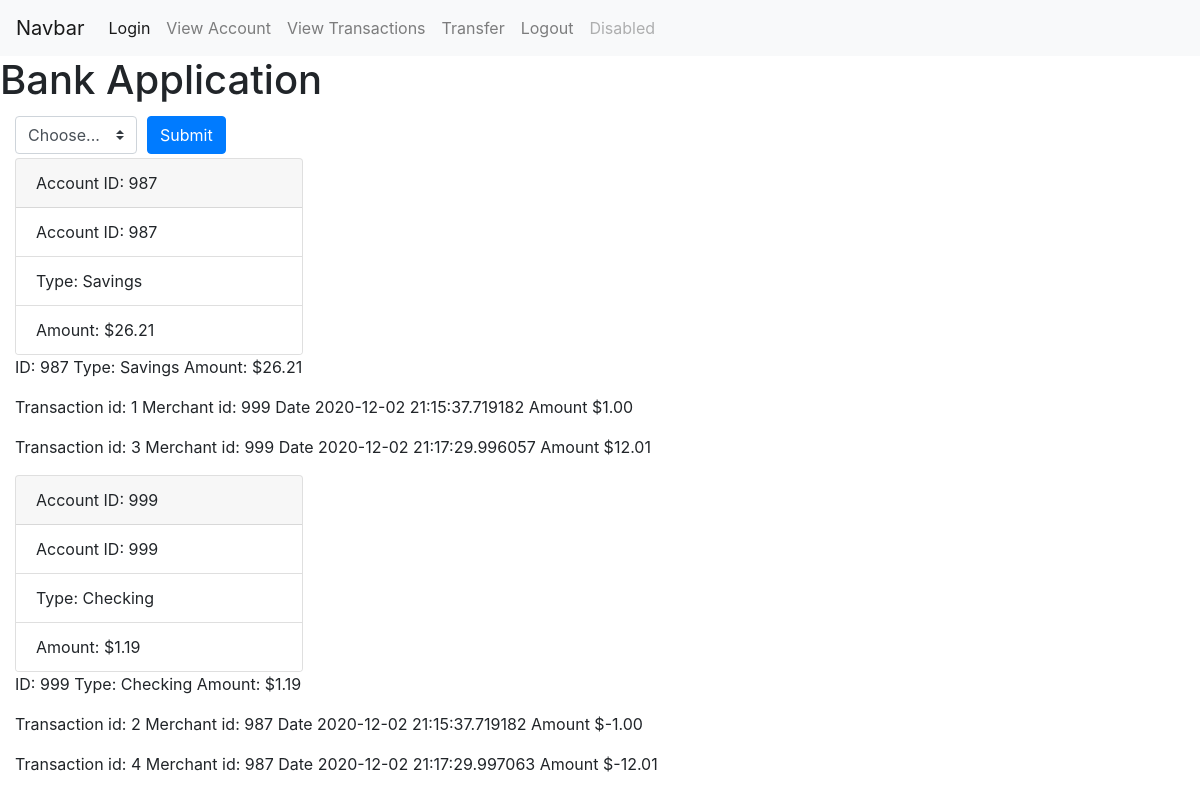
Page /view (signed in) on the earlier database version.
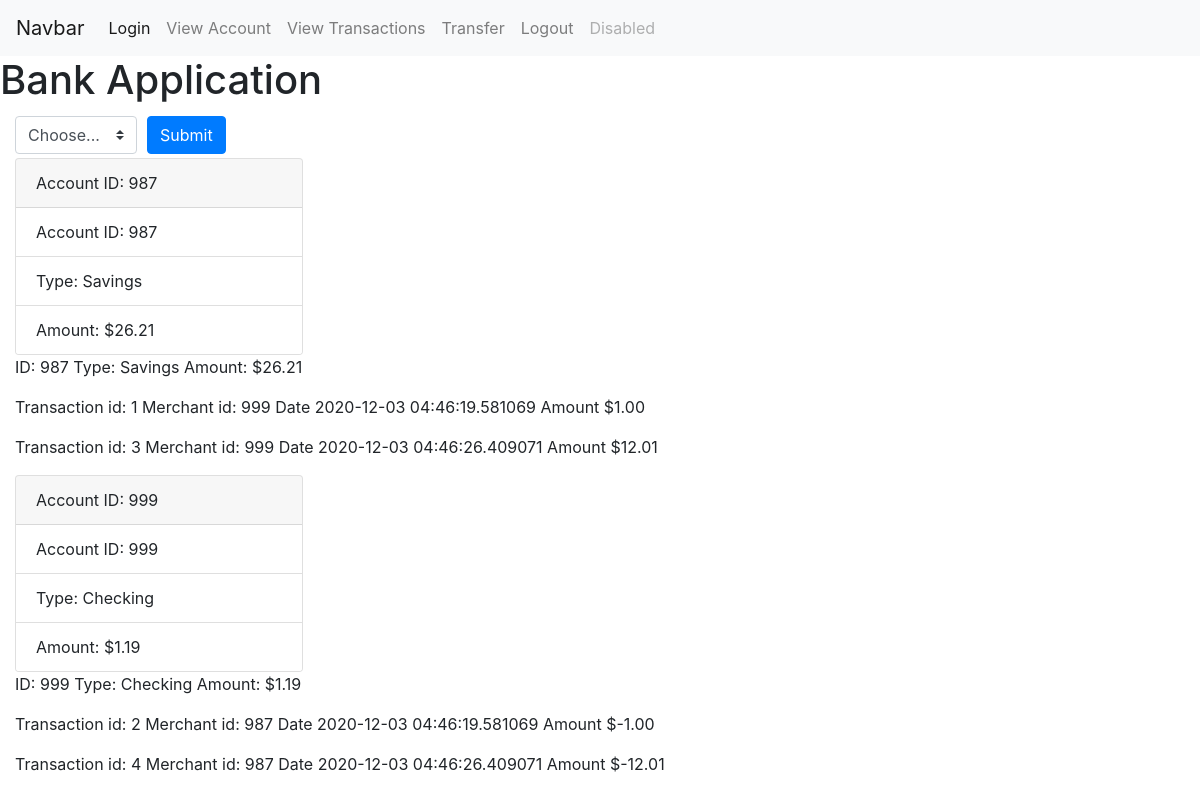
Same page on the later database version.
### bankapp/customers.py (models this page shows, shortened)
class Account(db.Model):
	_id = db.Column("id", db.Integer, primary_key=True)
	bank_id = db.Column("number", db.Integer, unique=True)
	amount = db.Column("amount", db.Numeric(scale=2))
	account_type = db.Column("type", db.String(10))
	transactions = db.relationship("Transaction", backref="receiver", lazy=True)
	owner_id = db.Column(db.Integer, db.ForeignKey("customers.id"), nullable=False)

class Transaction(db.Model):
	_id = db.Column("id", db.Integer, primary_key=True)
	merchant_id = db.Column("merchant", db.Integer)
	amount = db.Column("transfer_amount", db.Numeric(scale=2))
	date_sent = db.Column(db.DateTime, default=datetime.utcnow)
	receiver_id = db.Column(db.Integer, db.ForeignKey("account.id"), nullable=False)

### bankapp/routes.py (the view)
@app.route("/view", methods=["POST", "GET"])
def view():
	if ("user" in session):
		user = session["user"]
		if request.method == "POST":
			account_to_get = request.form["account_select"]#.get("account_select")
			session["account"]=account_to_get
			return redirect(url_for("view_transactions"))
		else:
			customer_to_view = customers.query.filter_by(name=user).first()
			accounts_to_view = Account.query.filter_by(owner=customer_to_view)
			sorted_accounts = accounts_to_view.order_by(Account.bank_id.asc())
			today = datetime.now()
		return render_template("view.html", acs=sorted_accounts, day="today")
	return redirect(url_for("login"))

### bankapp/templates/view.html (shortened to what this page needs)
{% extends "base.html" %}
{% block content%}
	<form action = "#" method="post">
	  <div class="form-row align-items-center">
	    <div class="col-auto my-1">
	      <select class="custom-select mr-sm-2" id="inlineFormCustomSelect" name="account_select">
	        <option selected>Choose...</option>
	      </select>
	    </div>
	    <div class="col-auto my-1">
	      <button type="submit" class="btn btn-primary">Submit</button>
	    </div>
	  </div>
	</form>
	{% for ac in acs %}
		    <div class="card" style="width: 18rem;">
			<div class="card-header">
			  Account ID: {{ac.bank_id}}
			</div>
			<ul class="list-group list-group-flush">
			  <li class="list-group-item">Account ID: {{ac.bank_id}}</li>
			  <li class="list-group-item">Type: {{ac.account_type}}</li>
			  <li class="list-group-item">Amount: ${{ac.amount}}</li>
			 </ul>
			</div>
			<p>ID: {{ac.bank_id}} Type: {{ac.account_type}} Amount: ${{ac.amount}}</p>
			{% for tra in ac.transactions %}
				<p>Transaction id: {{tra._id}} Merchant id: {{tra.merchant_id}} Date {{tra.date_sent}} Amount ${{tra.amount}}</p>
			{% endfor %}
		{% endfor %}
{% endblock %}

### bankapp/templates/base.html (shortened to what this page needs)
<!DOCTYPE html>
<html>
<head>
	<link rel="stylesheet" href="https://cdn.jsdelivr.net/npm/bootstrap@4.5.3/dist/css/bootstrap.min.css">
</head>
<body>
	<nav class="navbar navbar-expand-lg navbar-light bg-light">
	  <a class="navbar-brand" href="#">Navbar</a>
	  <div class="collapse navbar-collapse" id="navbarNavAltMarkup">
	    <div class="navbar-nav">
	      <a class="nav-link active" href="login">Login <span class="sr-only">(current)</span></a>
	      <a class="nav-link" href="view">View Account</a>
	      <a class="nav-link" href="transactions">View Transactions</a>
	      <a class="nav-link" href="transfer">Transfer</a>
	      <a class="nav-link" href="logout">Logout</a>
	      <a class="nav-link disabled" href="#" tabindex="-1" aria-disabled="true">Disabled</a>
	    </div>
	  </div>
	</nav>
	<h1>Bank Application</h1>
	<div class="container-fluid">
		{% block content %}
		{% endblock %}
	</div>
</body>
</html>

Differences in the rows shown:
changed Transaction id 1: date_sent "2020-12-02 21:15:37.719182" → "2020-12-03 04:46:19.581069"
changed Transaction id 3: date_sent "2020-12-02 21:17:29.996057" → "2020-12-03 04:46:26.409071"
changed Transaction id 2: date_sent "2020-12-02 21:15:37.719182" → "2020-12-03 04:46:19.581069"
changed Transaction id 4: date_sent "2020-12-02 21:17:29.997063" → "2020-12-03 04:46:26.409071"
